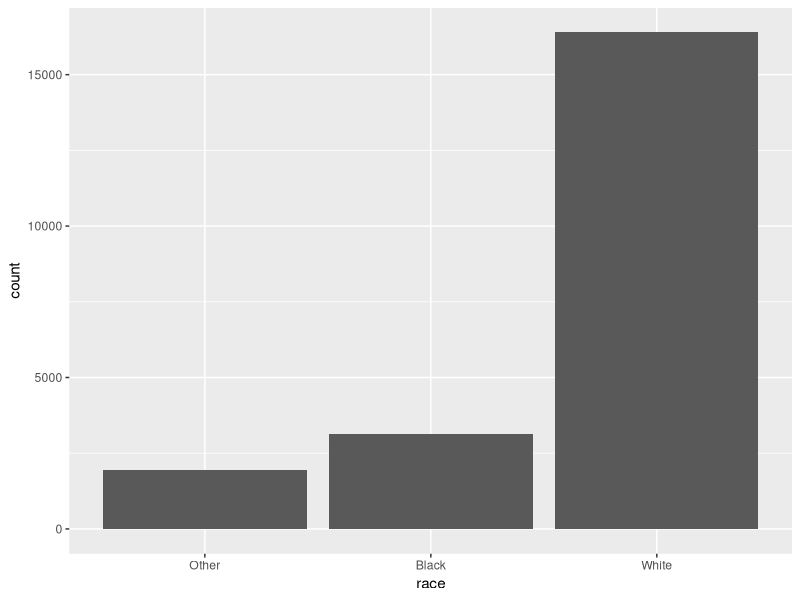
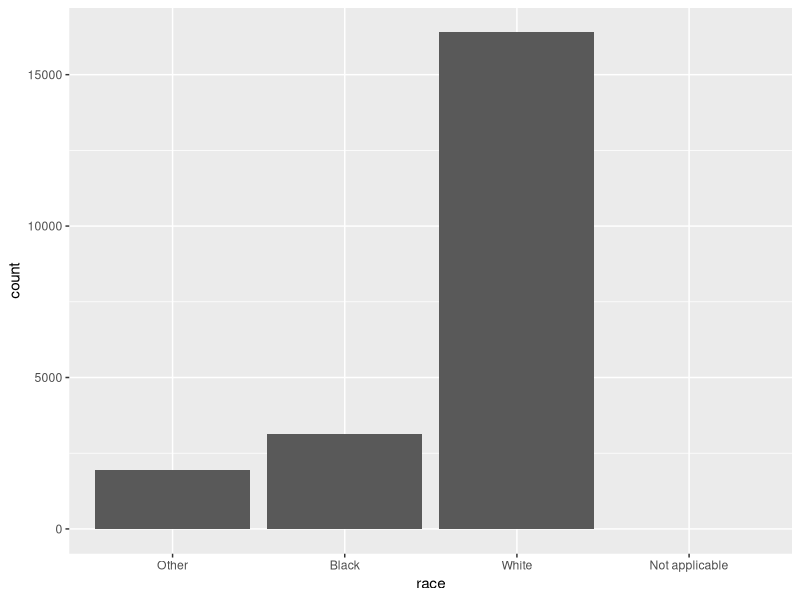
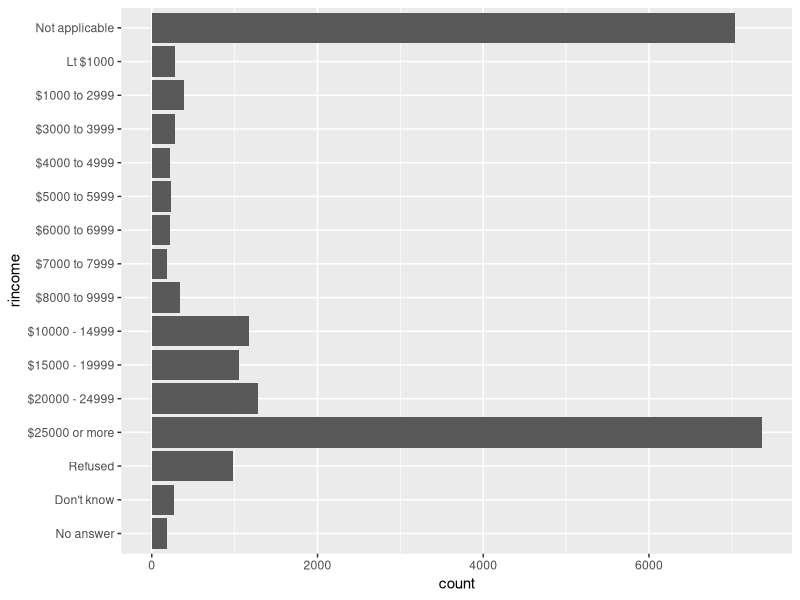
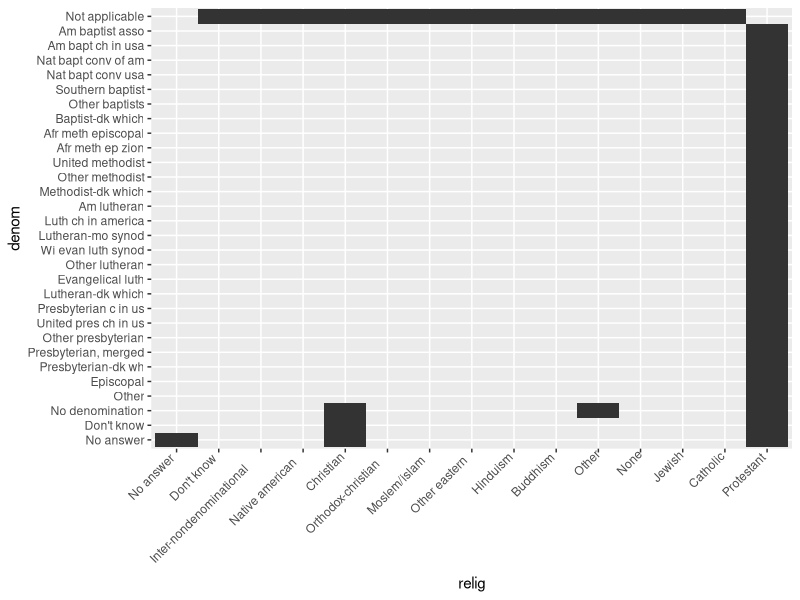
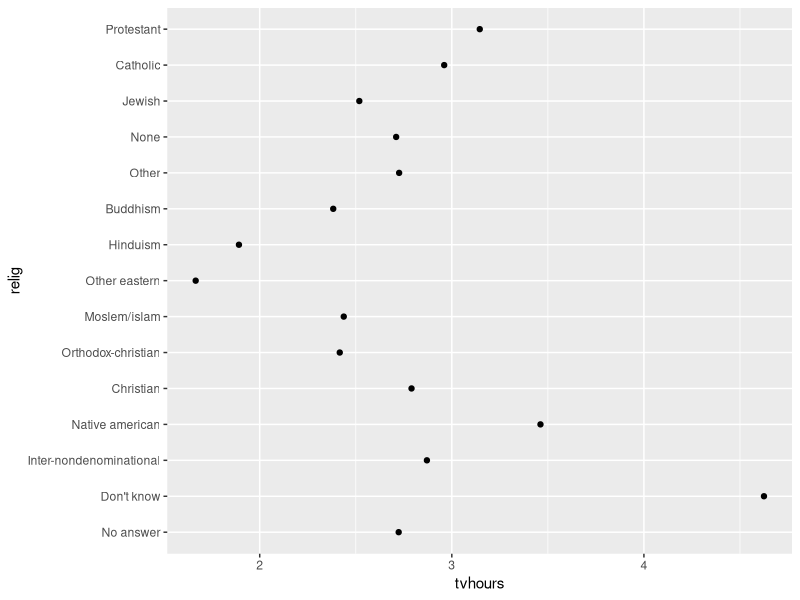
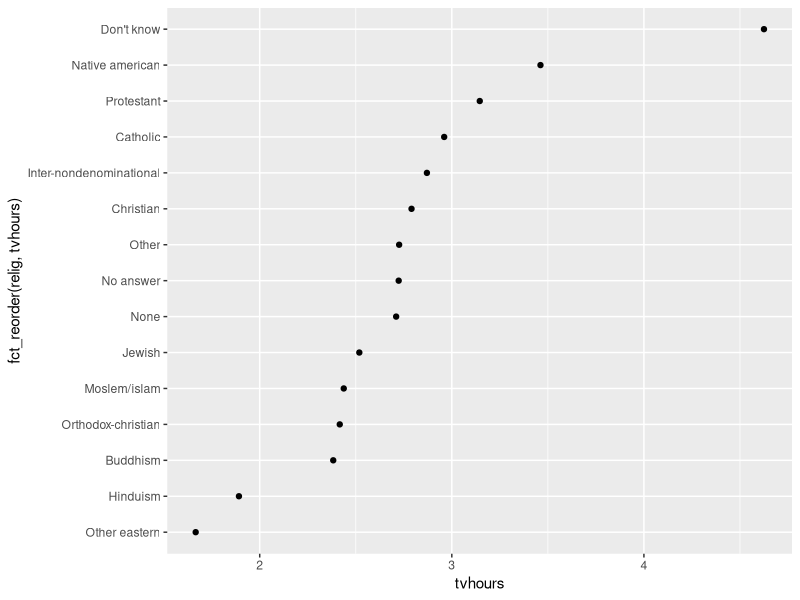
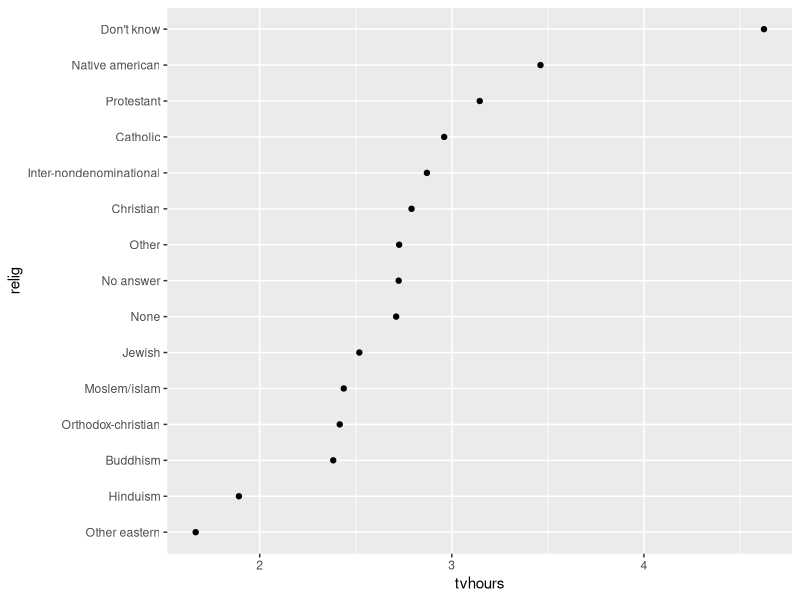
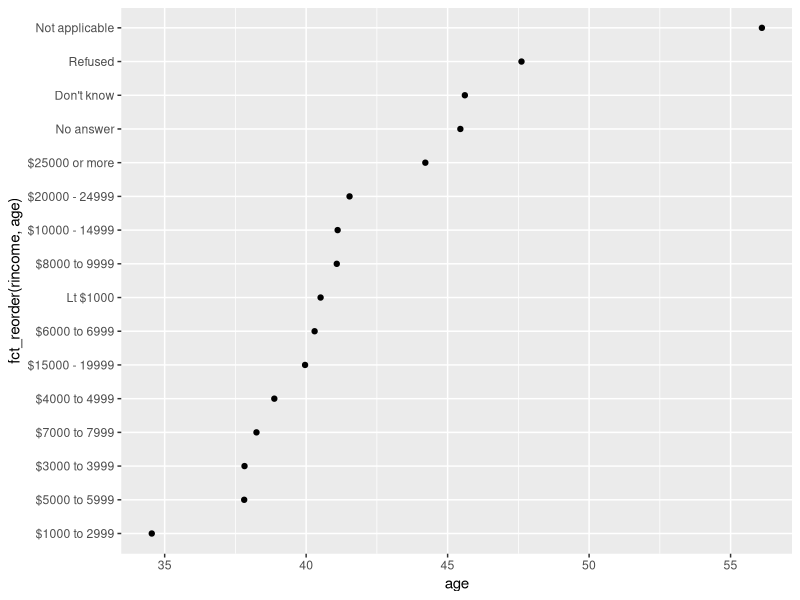

The R source for these figures, in order: (Note: this script raises an error after producing the figures.)
## ---- chunk 1
library(tidyverse)

read_path = Sys.getenv('DATASETS')
write_path = paste(read_path, 'output', sep = '/')
working_dir = Sys.getenv('R_WORKING_DIR')

full_read_path <- function(filename) {
  paste(read_path, filename, sep = '/')
}

full_write_path <- function(filename) {
  paste(write_path, filename, sep = '/')
}

full_wd_path <- function(filename) {
  paste(working_dir, filename, sep = '/')
}
## ---- chunk 2
x1 <- c("Dec", "Apr", "Jan", "Mar")
month_levels <- c(
  "Jan", "Feb", "Mar", "Apr", "May", "Jun", 
  "Jul", "Aug", "Sep", "Oct", "Nov", "Dec"
)
y1 <- factor(x1, levels = month_levels)
y1
sort(y1)
## ---- chunk 3
x2 <- c("Dec", "Apr", "Jam", "Mar")
y2 <- factor(x2, levels = month_levels)
y2
## ---- chunk 4
y2 <- parse_factor(x2, levels = month_levels)
## ---- chunk 5
factor(x1)
## ---- chunk 6
f1 <- factor(x1, levels = unique(x1))
f1
f2 <- x1 %>% factor() %>% fct_inorder()
f2
## ---- chunk 7
levels(f2)
## ---- chunk 8
gss_cat
## ---- chunk 9
gss_cat %>% count(race)
## ---- chunk 10
ggplot(gss_cat, aes(race)) +
  geom_bar()

ggplot(gss_cat, aes(race)) +
  geom_bar() +
  scale_x_discrete(drop = FALSE)
## ---- chunk 11
ggplot(gss_cat, aes(rincome)) +
  geom_bar() +
  coord_flip() # %>%
  # scale_x_discrete(drop = FALSE)
## ---- chunk 12
gss_cat %>%
  group_by(relig) %>%
  summarise(count = n()) %>%
  arrange(desc(count)) %>%
  head(1) %>%
  pull(relig)

gss_cat %>%
  group_by(partyid) %>%
  summarise(count = n()) %>%
  arrange(desc(count)) %>%
  head(1) %>%
  pull(partyid)
## ---- chunk 13
gss_cat %>%
  select(relig, denom) %>%
  group_by(relig, denom) %>%
  summarise(num_denom = n()) %>%
  pivot_wider(names_from = relig, values_from = num_denom)

gss_cat %>%
  select(relig, denom) %>%
  group_by(relig, denom) %>%
  summarise(num_denom = n()) %>%
  ggplot(aes(relig, denom)) +
  geom_tile() +
  theme(axis.text.x = element_text(angle = 45, 
                                   vjust = 1.1, 
                                   hjust = 1.2))
  
## ---- chunk 14
relig_summary <- gss_cat %>%
  group_by(relig) %>%
  summarise(
    age = mean(age, na.rm = TRUE),
    tvhours = mean(tvhours, na.rm = TRUE),
    n = n()
  )

ggplot(relig_summary, aes(tvhours, relig)) + geom_point()
## ---- chunk 15
ggplot(relig_summary, aes(tvhours, fct_reorder(relig, tvhours))) +
  geom_point()
## ---- chunk 16
relig_summary %>%
  mutate(relig = fct_reorder(relig, tvhours)) %>%
  ggplot(aes(tvhours, relig)) +
  geom_point()
## ---- chunk 17
rincome_summary <- gss_cat %>%
  group_by(rincome) %>%
  summarise(
    age = mean(age, na.rm = TRUE),
    tvhours = mean(tvhours, na.rm = TRUE),
    n = n()
  )

ggplot(rincome_summary, aes(age, fct_reorder(rincome, age))) +
  geom_point()
## ---- chunk 18
# Without any adjustment to levels, the default graph looks like:
ggplot(rincome_summary, aes(age, rincome)) +
  geom_point()

# With the "Not applicable" level relevelled -
# by default, it's moved to the bottom of the plot.
# The location of the levels not mentioned are not changed.
ggplot(rincome_summary, 
       aes(age, fct_relevel(rincome, 
                            c("Not applicable")))) +
  geom_point() +
  ylab("rincome with relevelling")
## ---- chunk 19
by_age <- gss_cat %>%
  filter(!is.na(age)) %>%
  count(age, marital) %>%  # Just like group_by, we get a number for each
                           # separate combination of age and marital
                           # values. The resulting variable is named n
  group_by(age) %>%
  mutate(prop = n / sum(n))

ggplot(by_age, aes(age, prop, color = marital)) +
  geom_line(na.rm = TRUE)

ggplot(by_age, aes(age, prop, color = fct_reorder2(marital, age, prop))) +
  geom_line(na.rm = TRUE)
## ---- chunk 20
gss_cat %>%
  mutate(marital = marital %>% fct_infreq(marital) %>% fct_rev()) %>%
  ggplot(aes(marital)) +
  geom_bar()
## ---- chunk 21
gss_cat %>%
  ggplot(aes(tvhours)) +
  geom_histogram(na.rm = TRUE)

median(gss_cat$tvhours, na.rm = TRUE)
## ---- chunk 22
# The factors in css_cat are:
# marital, race, rincome, partyid, relig, denom
# Also, for levels, the highest level is first, and then lesser
# and lesser levels.
levels(gss_cat$marital) # Never married should be after Married.
                        # Don't know where "No answer" should go.
                        # I was going to put it to the right, 
                        # since it's not useful, but just not answering
                        # a question can tell us something, maybe?
levels(gss_cat$race) # Race should not be ordered anyway, so this order
                     # is fine
levels(gss_cat$rincome) # Think this is fine ordering
levels(gss_cat$partyid) # Think this is fine ordering
levels(gss_cat$relig) # I think these levels should change.
                      # Christian, and Orthodox-christian are separated
                      # from Catholic and Protestant.
levels(gss_cat$denom) # I think the Presbyterians, Lutherans, Methodists,
                      # and Baptists are grouped near each other. This
                      # is good. What about how these groups should
                      # be in relation to each other? I don't know.
## ---- chunk 23
gss_cat %>% count(partyid)
## ---- chunk 24
gss_cat %>%
  mutate(partyid = fct_recode(partyid,
      "Republican, strong"    = "Strong republican",  # Only the levels
      "Republican, weak"      = "Not str republican", # we want to recode
      "Independent, near rep" = "Ind,near rep",       # are on the RHS.
      "Independent, near dem" = "Ind,near dem",       # LHS are the new
      "Democrat, weak"        = "Not str democrat",   # names for the same
      "Democrat, strong"      = "Strong democrat"     # levels.
    )
  ) %>%
  count(partyid)
## ---- chunk 25
gss_cat %>%
  mutate(partyid = fct_recode(partyid,
      "Republican, strong"    = "Strong republican",
      "Republican, weak"      = "Not str republican",
      "Independent, near rep" = "Ind,near rep",
      "Independent, near dem" = "Ind,near dem",
      "Democrat, weak"        = "Not str democrat",
      "Democrat, strong"      = "Strong democrat",
      "Other"                 = "No answer",
      "Other"                 = "Don't know",
      "Other"                 = "Other party"
    )
  ) %>%
  count(partyid)
## ---- chunk 26
gss_cat %>%
  mutate(partyid = fct_collapse(
    partyid,
    other = c("No answer", "Don't know", "Other party"),
    rep = c("Strong republican", "Not str republican"),
    ind = c("Ind,near rep", "Independent", "Ind,near dem"),
    dem = c("Not str democrat", "Strong democrat")
  )) %>%
  count(partyid)
## ---- chunk 27
gss_cat %>%
  mutate(relig = fct_lump(relig)) %>%
  count(relig)
## ---- chunk 28
gss_cat %>%
  mutate(relig = fct_lump(relig, n = 10)) %>%
  count(relig, sort = TRUE) %>%
  print(n = Inf)
## ---- chunk 29
gss_cat %>%
  mutate(partyid = fct_collapse(partyid,
    other = c("No answer", "Don't know", "Other party"),
    republican = c("Strong republican", "Not str republican"),
    independent = c("Ind,near rep", "Independent", "Ind,near dem"),
    democrat = c("Not str democrat", "Strong democrat"))) %>%
  count(year, partyid) %>%
  group_by(year) %>%
  mutate(prop = n / sum(n)) %>%
  ggplot(aes(year, prop, color = fct_reorder2(partyid, year, prop))) +
  geom_line(na.rm = TRUE)
## ---- chunk 30
gss_cat %>%
  count(rincome) %>%
  summarise(rincome = rincome,
            prop = n / sum(n))
## ---- chunk 31
levels(gss_cat$rincome)  # original levels
print("")
levels(fct_lump_prop(gss_cat$rincome, 0.02))  # levels after 0.02
                                              # proportion is tweaked.

